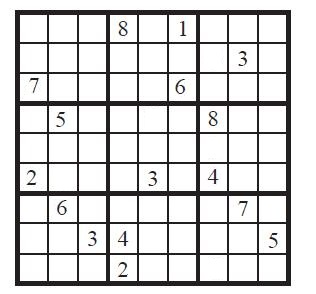
#> input picture Image_Processing/Gradients/sudoku.jpg, 316 x 294 px
$ python Gradients.py   (older library calls are emulated)
#> lines starting #> are read from the running program, lines starting #| are printed output that depends on the picture
import cv2
import matplotlib.pyplot as plt

img = cv2.imread("sudoku.jpg",0)
#> img: shape (294, 316); min 1, max 255, mean 214
plt.figure(),plt.axis("off"),plt.imshow(img,cmap="gray"),plt.show()


# x gradyan

sobelx = cv2.Sobel(img,ddepth=cv2.CV_16S,dx=1,dy=0,ksize=5)
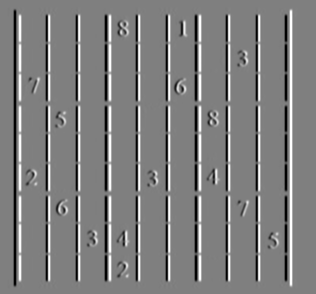
#> sobelx: shape (294, 316) int16; min -10816, max 10807, mean 0; drawn with min black and max white
plt.figure(),plt.axis("off"),plt.imshow(sobelx,cmap="gray"),plt.title("SobelX"),plt.show()

# y gradyan
sobely = cv2.Sobel(img,ddepth=cv2.CV_16S,dx=0,dy=1,ksize=5)
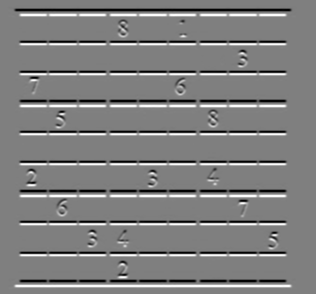
#> sobely: shape (294, 316) int16; min -10818, max 10837, mean 0; drawn with min black and max white
plt.figure(),plt.axis("off"),plt.imshow(sobely,cmap="gray"),plt.title("SobelY"),plt.show()

#Laplacian gradian---> Hem x hem y gradyan bulur
laplacian = cv2.Laplacian(img,ddepth=cv2.CV_16S)
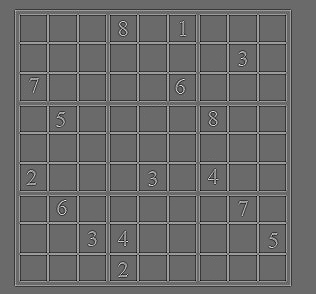
#> laplacian: shape (294, 316) int16; min -472, max 658, mean 0; drawn with min black and max white
plt.figure(),plt.axis("off"),plt.imshow(laplacian,cmap="gray"),plt.title("laplacian"),plt.show()

blendingImg = cv2.addWeighted(src1=sobelx,alpha=0.5,src2=sobely,beta=0.5,gamma=1)
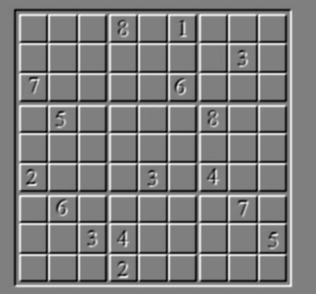
#> blendingImg: shape (294, 316) int16; min -7411, max 7442, mean 1; drawn with min black and max white
plt.figure(),plt.axis("off"),plt.imshow(blendingImg,cmap="gray"),plt.title("blendingImg"),plt.show()
